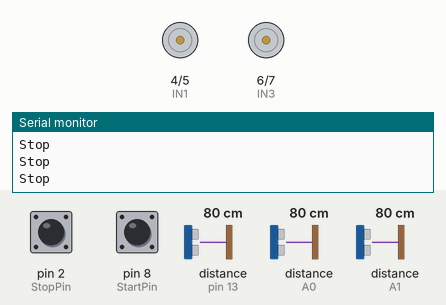
Bench run of a sketch on a simulated Arduino Uno, built with avr-gcc and run on an emulated ATmega328P. Parts: motor-driver pin pairs drawn as motors (green arrow = first pin HIGH = forward, orange = second pin HIGH = backward, longer = more drive, scaled by the enable pin), the last lines printed to the serial monitor. The inputs (shaded band) are chosen by the test bench; at power-on: pin 8 (StartPin) HIGH, distance to the obstacle (sensors on pin 13, A0, A1) 80 cm, pin 2 (StopPin) HIGH. The echo pulse lasts 58.3 µs per cm.

Above: at 1.2 s.
1.3 s: pin 8 (StartPin) pulled LOW for 0.15 s
At 1.8 s:
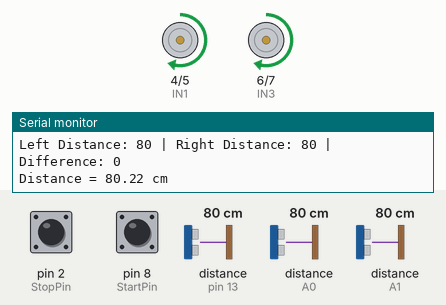
2.9 s: distance to the obstacle (sensor on pin 13) set to 22 cm
5.9 s: distance to the obstacle (sensor on pin 13) set to 18 cm
At 6.9 s:
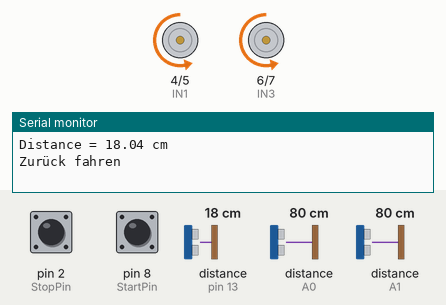
7.5 s: pin 2 (StopPin) pulled LOW for 1 s
10.0 s: pin 8 (StartPin) pulled LOW for 1 s
12.5 s: distance to the obstacle (sensor on pin 13) set to 2 cm
Timing chart, 0 to 16.5 s (numbered marks = the images above; inputs shaded):
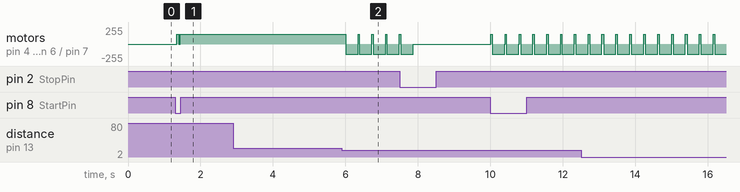

The sketch:

fahren_mit_infrarot.ino
```cpp
#include <SharpIR.h>

#define trigPin   10
#define echoPin   13
#define StartPin  8
#define StopPin   2
#define IRPin_Right     A1
#define IR_Right_Model  GP2Y0A21YK0F
#define IRPin_Left      A0
#define IR_Left_Model   GP2Y0A21YK0F

bool Program_state = true;
int IN1 = 4;
int IN2 = 5;
int IN3 = 6;
int IN4 = 7;
const int enA = 9;
const int enB = 3;

SharpIR leftsensor(SharpIR::IR_Left_Model, IRPin_Left);
SharpIR rightsensor(SharpIR::IR_Right_Model, IRPin_Right);

void setup() {
  Serial.begin(9600);
  pinMode(trigPin, OUTPUT);
  pinMode(echoPin, INPUT);
  pinMode(IN1, OUTPUT);
  pinMode(IN2, OUTPUT);
  pinMode(IN3, OUTPUT);
  pinMode(IN4, OUTPUT);
  pinMode(StopPin, INPUT_PULLUP);
  pinMode(StartPin, INPUT_PULLUP);
}

void loop() {
  float duration, distance;
  int leftdistance = leftsensor.getDistance();
  int rightdistance = rightsensor.getDistance();

  // Stoppbedingungen
  if (digitalRead(StopPin) == LOW) {
    Program_state = true;
    Serial.println("Stop");
    analogWrite(enA, 0);
    analogWrite(enB, 0);
  }

  if (digitalRead(StartPin) == LOW) {
    Program_state = false;
    digitalWrite(enA, 0);
    digitalWrite(enB, 0);
    Serial.println("Startpin");
  }

  if (Program_state == false) {
    Serial.println("Continue");
  } else {
    Serial.println("Stop");
    return;
  }

  // Regelung basierend auf den IR-Sensorwerten
  int diff = rightdistance - leftdistance;

  Serial.print("Left Distance: ");
  Serial.print(leftdistance);
  Serial.print(" | Right Distance: ");
  Serial.print(rightdistance);
  Serial.print(" | Difference: ");
  Serial.println(diff);


  if (diff > 0) {
    // Rechtskurve
    digitalWrite(IN1, HIGH);
    digitalWrite(IN2, LOW);
    digitalWrite(IN3, HIGH);
    digitalWrite(IN4, LOW);
    analogWrite(enA, 200);
    analogWrite(enB, 90);
  } else if (diff < 0) {
    // Linkskurve
    digitalWrite(IN1, HIGH);
    digitalWrite(IN2, LOW);
    digitalWrite(IN3, HIGH);
    digitalWrite(IN4, LOW);
    analogWrite(enA, 90);
    analogWrite(enB, 200);
  } else {
    // Geradeaus fahren
    digitalWrite(IN1, HIGH);
    digitalWrite(IN2, LOW);
    digitalWrite(IN3, HIGH);
    digitalWrite(IN4, LOW);
    analogWrite(enA, 150);
    analogWrite(enB, 150);
  }


  // Ultraschallmessung und Hinderniserkennung
  digitalWrite(trigPin, LOW);
  delayMicroseconds(2);
  digitalWrite(trigPin, HIGH);
  delayMicroseconds(10);
  digitalWrite(trigPin, LOW);

  duration = pulseIn(echoPin, HIGH);
  distance = (duration / 2) * 0.0344;

  if (distance >= 400 || distance <= 2) {
    Serial.println("Distance = Out of range");
  } else {
    Serial.print("Distance = ");
    Serial.print(distance);
    Serial.println(" cm");
  }

  // Wenn ein Hindernis in der Nähe ist, zurück fahren
  if (distance < 20) {
    Serial.println("Zurück fahren");
    digitalWrite(IN1, LOW);
    digitalWrite(IN2, HIGH);
    digitalWrite(IN3, LOW);
    digitalWrite(IN4, HIGH);
    analogWrite(enA, 150);
    analogWrite(enB, 150);
    delay(300);
}
}
```

Measured:
- the behaviour switches between 20 and 19 cm on distance to the obstacle (sensor on pin 13) (found by bisection; images 1 and 2)
- after the input at 1.3 s, motor on pin 4 (IN1) / pin 5 (IN2), motor on pin 6 (IN3) / pin 7 (IN4): stopped → forward 150/255 at once
- after the input at 5.9 s, motor on pin 4 (IN1) / pin 5 (IN2), motor on pin 6 (IN3) / pin 7 (IN4): forward 150/255 → backward 150/255 after 0.11 s, → forward 150/255 1.5 s later
